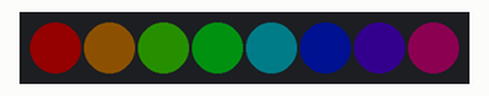
This sketch was run on a simulated ESP32-S3. Shown: 8 RGB LEDs in strip order, left to right. Dim RGB values are drawn brighter than linear.

Above: at 0.15 s.
At 3.47 s:
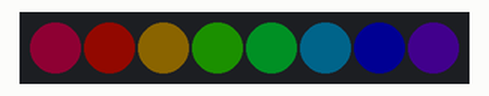
At 9.51 s:
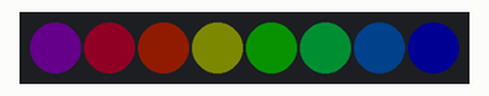
At 18.88 s:
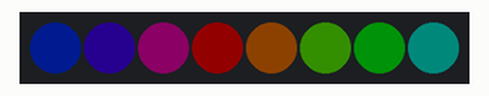
At 29.45 s:
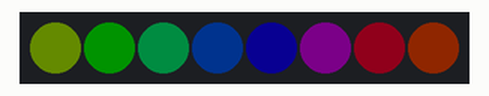
At 39.72 s:
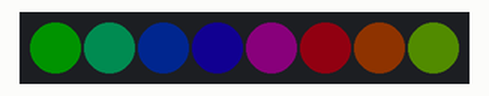
Timing chart, 0 to 40.0 s (numbered marks = the images above):
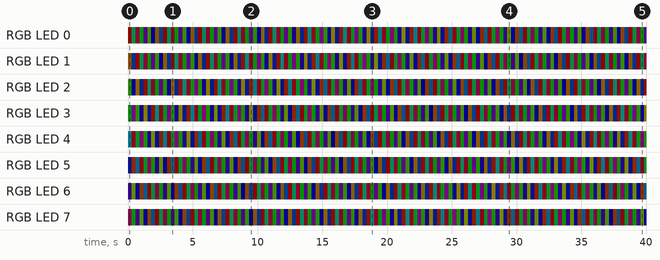

The sketch:

Sketch_06.2_RainbowLight.ino
```cpp
/**********************************************************************
  Filename    : RainbowLight
  Description : Make the strip light up in rainbow colors.
  Auther      : www.freenove.com
  Modification: 2022/10/20
**********************************************************************/
#include "Freenove_WS2812_Lib_for_ESP32.h"

#define LEDS_COUNT  8
#define LEDS_PIN	  48
#define CHANNEL		  0

Freenove_ESP32_WS2812 strip = Freenove_ESP32_WS2812(LEDS_COUNT, LEDS_PIN, CHANNEL, TYPE_GRB);

void setup() {
  strip.begin();
  strip.setBrightness(20);
}

void loop() {
  for (int j = 0; j < 255; j += 2) {
    for (int i = 0; i < LEDS_COUNT; i++) {
      strip.setLedColorData(i, strip.Wheel((i * 256 / LEDS_COUNT + j) & 255));
    }
    strip.show();
    delay(5);
  }
}
```

Measured:
- by itself, RGB LED 0: off → RGB(20, 0, 0) at 0.00 s, → RGB(0, 13, 6) 0.30 s later, → RGB(13, 0, 6) 0.30 s later, → RGB(0, 19, 0) 0.30 s later, … (133 changes in this stretch)
- by itself, RGB LED 1: off → RGB(12, 7, 0) at 0.00 s, → RGB(0, 5, 14) 0.30 s later, → RGB(19, 0, 0) 0.30 s later, → RGB(0, 12, 7) 0.30 s later, … (133 changes in this stretch)
